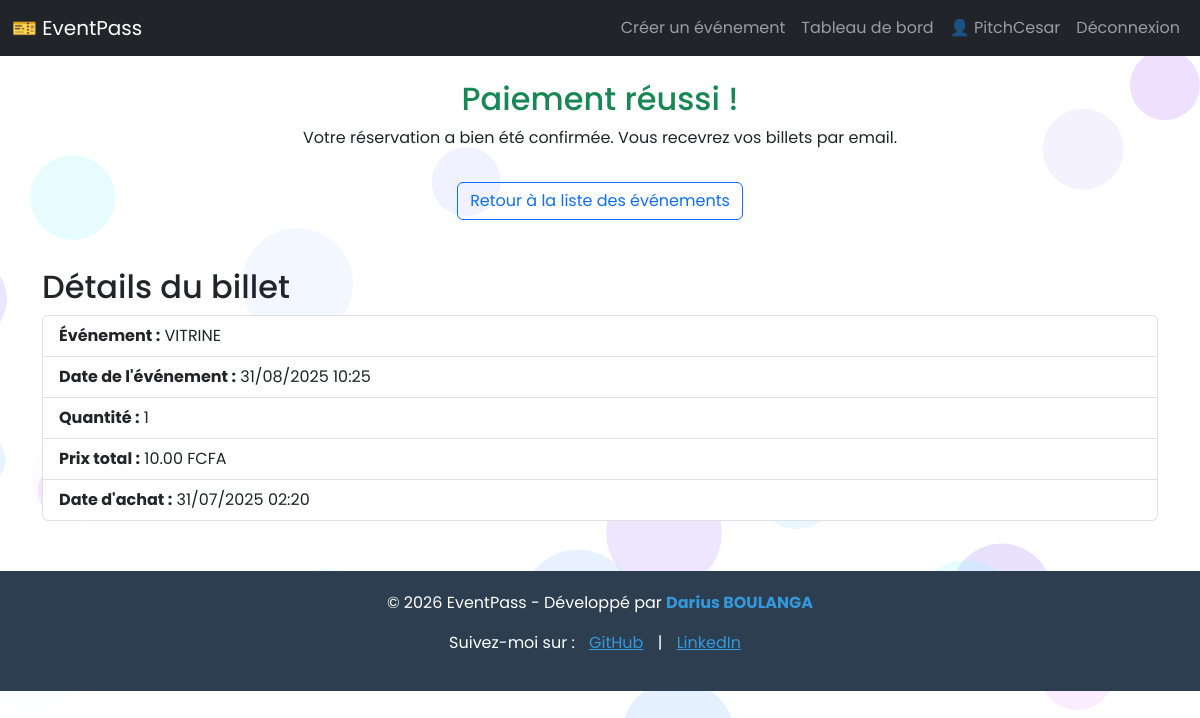
The page /payments/success/1/ (signed in) on the database its author committed.
### accounts/models.py (models this page shows)
class CustomUser(AbstractUser):
    is_organizer = models.BooleanField(default=False)

### tickets/models.py (models this page shows, shortened)
class Ticket(models.Model):
    user = models.ForeignKey(settings.AUTH_USER_MODEL, on_delete=models.CASCADE)
    event = models.ForeignKey(Event, on_delete=models.CASCADE)
    quantity = models.PositiveIntegerField(default=1)
    purchased_at = models.DateTimeField(auto_now_add=True)
    is_paid = models.BooleanField(default=False)
    qr_code = models.ImageField(upload_to='qrcodes/', blank=True, null=True)
    def total_price(self) -> int:
        return self.quantity * self.event.ticket_price

### events/models.py (models this page shows, shortened)
class Event(models.Model):
    organizer = models.ForeignKey(settings.AUTH_USER_MODEL, on_delete=models.CASCADE)
    title = models.CharField(max_length=255)
    description = models.TextField()
    image = models.ImageField(upload_to='event_images/', null=True, blank=True)
    location = models.CharField(max_length=255)
    date = models.DateTimeField()
    ticket_price = models.DecimalField(max_digits=8, decimal_places=2)
    total_tickets = models.PositiveIntegerField()
    created_at = models.DateTimeField(auto_now_add=True)

### payments/views.py (the view)
# urls.py: path('success/', views.payment_success, name='payment_success'),
@login_required
def payment_success(request, ticket_id):
    ticket = get_object_or_404(Ticket, id=ticket_id, user=request.user)
    return render(request, 'payments/payment_success.html', {'ticket': ticket})

### templates/payments/payment_success.html (shortened to what this page needs)
{% extends 'base.html' %}
{% block content %}
{% if user.is_authenticated and user == ticket.user %}
  <div class="text-center">
    <h2 class="text-success">Paiement réussi !</h2>
    <p>Votre réservation a bien été confirmée. Vous recevrez vos billets par email.</p>
    <a href="{% url 'event_list' %}" class="btn btn-outline-primary mt-3">Retour à la liste des événements</a>
  </div>
  <h2 class="mt-5">Détails du billet</h2>
  <ul class="list-group mb-4">
    <li class="list-group-item"><strong>Événement :</strong> {{ ticket.event.title }}</li>
    <li class="list-group-item"><strong>Date de l'événement :</strong> {{ ticket.event.date|date:"d/m/Y H:i" }}</li>
    <li class="list-group-item"><strong>Quantité :</strong> {{ ticket.quantity }}</li>
    <li class="list-group-item"><strong>Prix total :</strong> {{ ticket.total_price }} FCFA</li>
    <li class="list-group-item"><strong>Date d'achat :</strong> {{ ticket.purchased_at|date:"d/m/Y H:i" }}</li>
  </ul>
{% else %}
  <div class="alert alert-danger mt-4">
    <h3>Billet non trouvé ou accès non autorisé</h3>
  </div>
{% endif %}
{% endblock %}

### templates/base.html (shortened to what this page needs)
<!DOCTYPE html>
<html lang="fr">
<head>
    {% load static %}
    <link rel="stylesheet" href="https://cdn.jsdelivr.net/npm/bootstrap@5.3.3/dist/css/bootstrap.min.css">
    <link rel="stylesheet" href="{% static 'css/style.css' %}">
</head>
<body>
<nav class="navbar navbar-expand-lg navbar-dark bg-dark mb-4">
  <div class="container-fluid">
    <a class="navbar-brand" href="{% url 'event_list' %}">🎫 EventPass</a>
    <div class="collapse navbar-collapse">
      <ul class="navbar-nav ms-auto">
        {% if user.is_authenticated %}
          {% if user.is_organizer %}
            <li class="nav-item">
              <a class="nav-link" href="{% url 'create_event' %}">Créer un événement</a>
            </li>
              <li class="nav-item">
              <a class="nav-link" href="{% url 'organizer_dashboard' %}">Tableau de bord</a>
            </li>
          {% endif %}
          <li class="nav-item">
            <a class="nav-link" href="#">👤 {{ user.username }}</a>
          </li>
          <li class="nav-item">
            <a class="nav-link" href="{% url 'logout' %}">Déconnexion</a>
          </li>
        {% endif %}
      </ul>
    </div>
  </div>
</nav>
<div class="container">
    {% block content %}{% endblock %}
</div>
<footer class="footer">
  <div class="container">
      <p>&copy; 2026 EventPass - Développé par <strong>Darius BOULANGA</strong></p>
  </div>
  <p>
    Suivez-moi sur :
    <a href="https://github.com/Darius-BOUL" style="color: #3498db; margin: 0 10px;">GitHub</a> |
    <a href="https://www.linkedin.com/in/darius-boulanga-b0ba65177/" style="color: #3498db; margin: 0 10px;">LinkedIn</a>
  </p>
</footer>
</body>
</body>
</html>

### static/css/style.css (style rules this page uses)
body, html { height: auto; margin: 0; font-family: 'Poppins', sans-serif; overflow: hidden; overflow-y: auto; }

### templates/base.html (style rules this page uses)
.footer { background-color: #2c3e50; color: white; text-align: center; padding: 20px 0; margin-top: 50px; width: 100%; }
.footer strong { color: #3498db; }

### rows shown on the page
CustomUser: username "PitchCesar"
Ticket: event "VITRINE", event "31/08/2025 10:25", quantity "1", total_price "10.00", purchased_at "31/07/2025 02:20"
